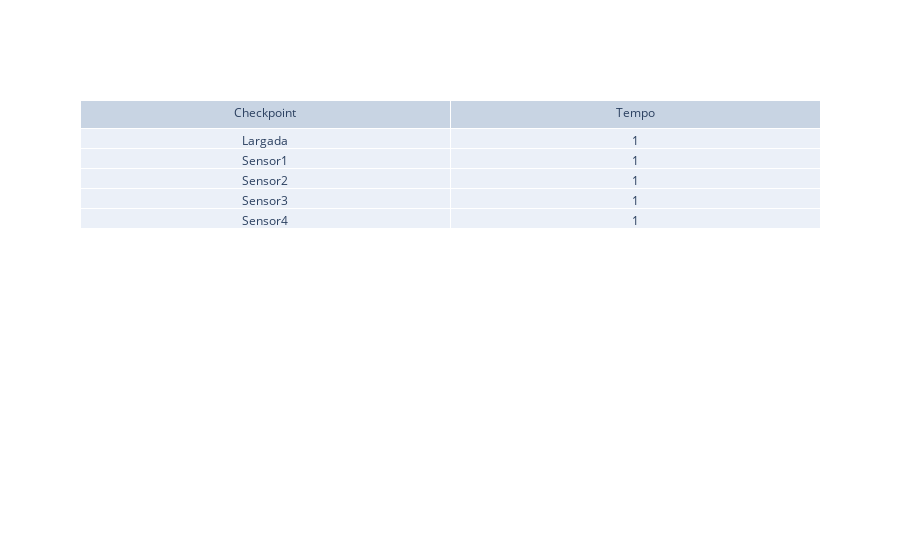
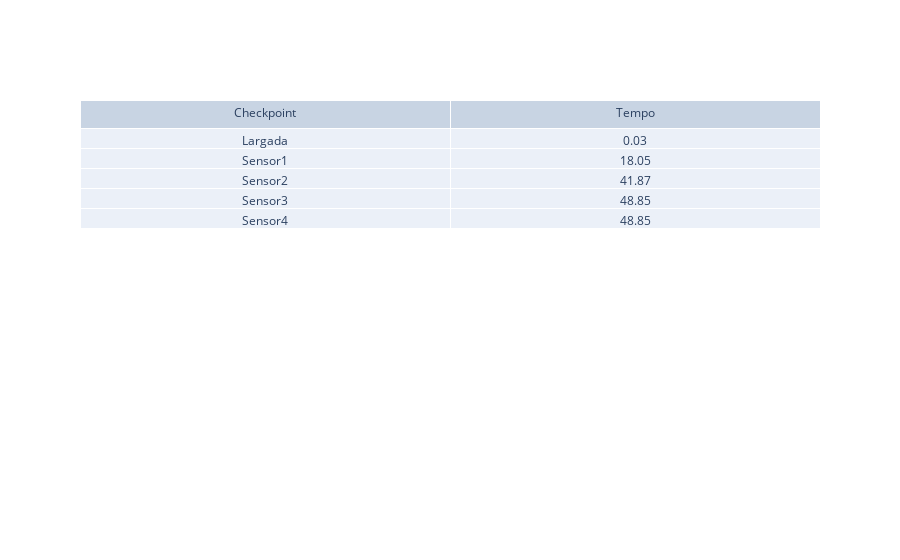

The notebook cell saved with these charts, in order:
### Code cell
import pandas as pd
import matplotlib.pyplot as plt
import plotly.graph_objects as go
import plotly.express as px
import time
import json

sistema = 1

for x in range(sistema):
    # Carregando os dados do arquivo CSV da pista 1
    tabela = pd.read_csv("https://docs.google.com/spreadsheets/d/e/2PACX-1vQ6kSZFFAFOmYCWc4oo2MgRmykG67g9W39rGsDJHnPdUCjXrVXRtN9Opt1JiViyXbBpmGqn3ACT3Noj/pub?gid=0&single=true&output=csv", sep=",")


    # Carregando os dados do arquivo CSV da pista 2
    tabela2 = pd.read_csv("https://docs.google.com/spreadsheets/d/e/2PACX-1vRueSMMti07iytADnJSDiFlxIwb1pFabu6wxPXOJhuymj-8mIvKR9LWvsRYoGnJy0pyjn5QPPYvxmdj/pub?gid=0&single=true&output=csv", sep=",")


    distanciaSensores = [0, 2, 4.5, 7.5, 9]

    # Obtendo o último ciclo de tempo, velocidade e aceleração
    linhasTabela = len(tabela) - 1
    ultimoCicloTempo = tabela.loc[linhasTabela, ["tempoSensor1", "tempoSensor2", "tempoSensor3", "tempoSensor4", "tempoSensor5"]]
    ultimoCicloVelocidade = tabela.loc[linhasTabela, ["velocidadeSensor1", "velocidadeSensor2", "velocidadeSensor3", "velocidadeSensor4", "velocidadeSensor5"]]
    ultimoCicloAceleracao = tabela.loc[linhasTabela, ["aceleracaoSensor1", "aceleracaoSensor2", "aceleracaoSensor3", "aceleracaoSensor4", "aceleracaoSensor5"]]


    # Obtendo o último ciclo de tempo, velocidade e aceleração
    linhasTabela2 = len(tabela2) - 1
    ultimoCicloTempo2 = tabela2.loc[linhasTabela2, ["tempoSensor1", "tempoSensor2", "tempoSensor3", "tempoSensor4", "tempoSensor5"]]
    ultimoCicloVelocidade2 = tabela2.loc[linhasTabela2, ["velocidadeSensor1", "velocidadeSensor2", "velocidadeSensor3", "velocidadeSensor4", "velocidadeSensor5"]]
    ultimoCicloAceleracao2 = tabela2.loc[linhasTabela2, ["aceleracaoSensor1", "aceleracaoSensor2", "aceleracaoSensor3", "aceleracaoSensor4", "aceleracaoSensor5"]]


    dados_tabela = {
        "ultimoCicloTempo": ultimoCicloTempo.to_dict(),
    }

    # Escrevendo o dicionário de tabela em um arquivo JSON
    with open('dados_tabela.json', 'w') as arquivo_json_tabela:
        json.dump(dados_tabela, arquivo_json_tabela)

    print("Arquivo JSON para tabela atualizado no ciclo")

    # Criando dicionários com os dados de tabela2
    dados_tabela2 = {
        "ultimoCicloTempo2": ultimoCicloTempo2.to_dict(),
    }

    # Escrevendo o dicionário de tabela2 em um arquivo JSON
    with open('dados_tabela2.json', 'w') as arquivo_json_tabela2:
        json.dump(dados_tabela2, arquivo_json_tabela2)

    print("Arquivo JSON para tabela2 atualizado no ciclo")

    fig = go.Figure(data=[go.Table(header=dict(values=['Checkpoint','Tempo']),
                cells=dict(values=[["Largada", "Sensor1", "Sensor2", "Sensor3", "Sensor4"],ultimoCicloTempo]))
                    ])
    fig.show()
    fig.write_image("tempo pista 1.png")

    fig2 = go.Figure(data=[go.Table(header=dict(values=['Checkpoint','Tempo']),
                cells=dict(values=[["Largada", "Sensor1", "Sensor2", "Sensor3", "Sensor4"],ultimoCicloTempo2]))
                    ])
    fig2.show()
    fig2.write_image("tempo pista 2.png")

    # Criando um gráfico de linha para Distancia x Tempo do último ciclo da pista 1
    plt.plot(ultimoCicloTempo, distanciaSensores, marker='o', linestyle='-')
    plt.ylim(0,10)
    plt.title("Distancia x tempo do último ciclo")
    plt.xlabel("Tempo (s) ")
    plt.ylabel("Distancia (m)")
    plt.grid(True)  # Adiciona uma grade de fundo
    plt.savefig('Grafico distancia pista 1.png', format='png')
    plt.show()

    # Criando um gráfico de linha para Distancia x Tempo do último ciclo da pista 2
    plt.plot(ultimoCicloTempo2, distanciaSensores, marker='o', linestyle='-')
    plt.ylim(0,10)
    plt.title("Distancia x tempo do último ciclo")
    plt.xlabel("Tempo (s) ")
    plt.ylabel("Distancia (m)")
    plt.grid(True)  # Adiciona uma grade de fundo
    plt.savefig('Grafico distancia pista 2.png', format='png')
    plt.show()


    # Criando um gráfico de linha para Velocidade x Tempo do último ciclo da pista 1
    plt.plot(ultimoCicloTempo, ultimoCicloVelocidade, marker='o', linestyle='-')
    plt.ylim(0,10)
    plt.title("Velocidade x tempo do último ciclo")
    plt.xlabel("Tempo (s) ")
    plt.ylabel("Velocidade (m/s)")
    plt.grid(True)  # Adiciona uma grade de fundo
    plt.savefig('Grafico Velocidade pista 1.png', format='png')
    plt.show()

    # Criando um gráfico de linha para Velocidade x Tempo do último ciclo da pista 2
    plt.plot(ultimoCicloTempo2, ultimoCicloVelocidade2, marker='o', linestyle='-')
    plt.ylim(0,10)
    plt.title("Velocidade x tempo do último ciclo")
    plt.xlabel("Tempo (s) ")
    plt.ylabel("Velocidade (m/s)")
    plt.grid(True)  # Adiciona uma grade de fundo
    plt.savefig('Grafico Velocidade pista 2.png', format='png')
    plt.show()

    # Criando um gráfico de linha para Aceleração x Tempo do último ciclo da pista 1
    plt.plot(ultimoCicloTempo, ultimoCicloAceleracao, marker='o', linestyle='-')
    plt.ylim(0,10)
    plt.title("Aceleração x tempo do último ciclo")
    plt.xlabel("Tempo (s)")
    plt.ylabel("Aceleração (m/2²)")
    plt.grid(True)  # Adiciona uma grade de fundo
    plt.savefig('Grafico aceleração pista 1.png', format='png')
    plt.show()

    # Criando um gráfico de linha para Aceleração x Tempo do último ciclo da pista 2
    plt.plot(ultimoCicloTempo2, ultimoCicloAceleracao2, marker='o', linestyle='-')
    plt.ylim(0,10)
    plt.title("Aceleração x tempo do último ciclo")
    plt.xlabel("Tempo (s)")
    plt.ylabel("Aceleração (m/2²)")
    plt.grid(True)  # Adiciona uma grade de fundo
    plt.savefig('Grafico aceleração pista 2.png', format='png')
    plt.show()

    time.sleep(20)

### Figure 1 — Plotly figure (JSON) as saved in the notebook; plotly's stock layout.template omitted (floating-point values rounded to 4 significant figures)
{"data": [{"cells": {"values": [["Largada", "Sensor1", "Sensor2", "Sensor3", "Sensor4"], [1, 1, 1, 1, 1]]}, "header": {"values": ["Checkpoint", "Tempo"]}, "type": "table"}], "layout": {}}

### Figure 2 — Plotly figure (JSON) as saved in the notebook; plotly's stock layout.template omitted (floating-point values rounded to 4 significant figures)
{"data": [{"cells": {"values": [["Largada", "Sensor1", "Sensor2", "Sensor3", "Sensor4"], [0.03, 18.05, 41.87, 48.85, 48.85]]}, "header": {"values": ["Checkpoint", "Tempo"]}, "type": "table"}], "layout": {}}
